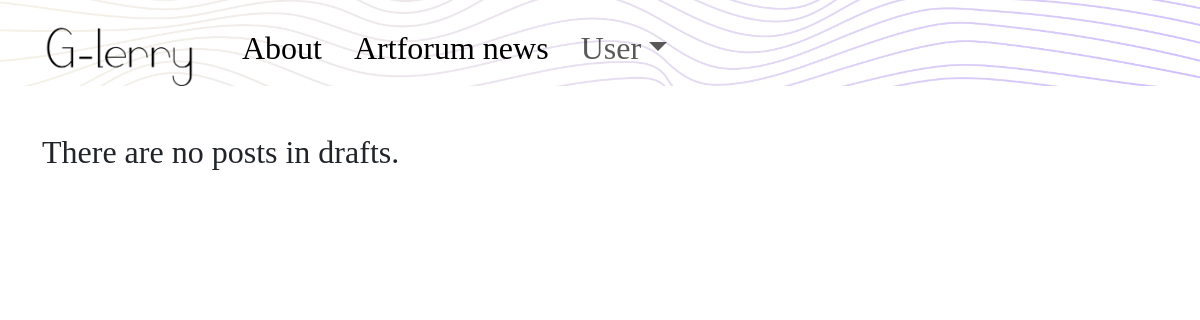
Before: /drafts/ (signed in) with the older database file.
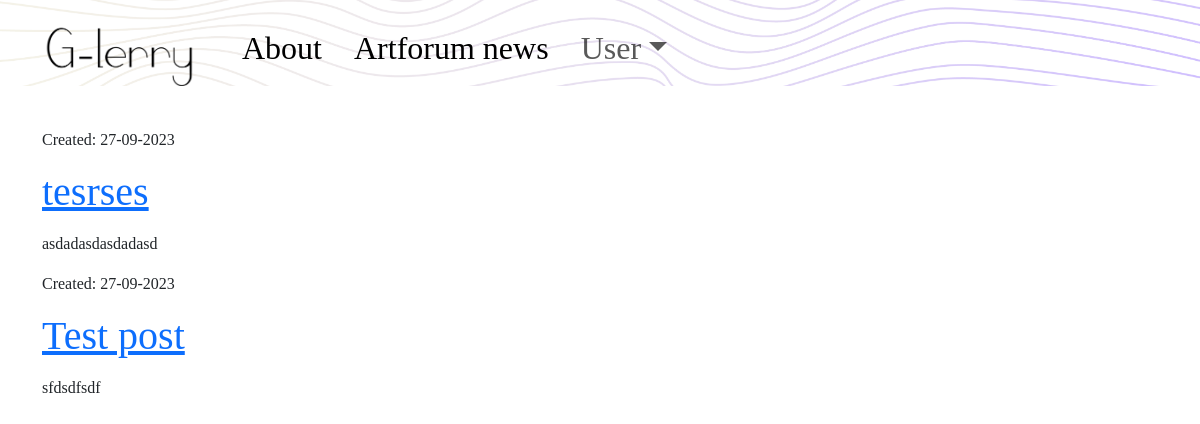
After: the same page with the newer database file.
### blog/models.py (models this page shows, shortened)
class Post(models.Model):
    author = models.ForeignKey('auth.User', on_delete=models.CASCADE)
    title = models.CharField(max_length=200)
    text = models.TextField()
    create_date = models.DateTimeField(default=timezone.now)
    published_date = models.DateTimeField(blank=True, null=True)
    """
        The primary key patches to self.pk, after i create post, and i hit publication,
        go to post detail of the primary key of post i just created

    """

### blog/views.py (the view)
# urls.py: path('drafts/', views.DraftListView.as_view(), name='post_draft_list'),
class DraftListView(LoginRequiredMixin, ListView):
    login_url = 'login/'
    redirect_field_name = 'blog/post_list.html'
    model = Post
    template_name = 'blog/post_draft_list.html'
    def get_queryset(self):
        return Post.objects.filter(published_date__isnull=True).order_by('-create_date')
    """
    Creates query to make sure those posts does not have any published date
    """
    def get(self, request, *args, **kwargs):
        queryset = self.get_queryset()
        print("Queryset count:", queryset.count())  # Print the count of the queryset
        return super().get(request, *args, **kwargs)
    """
    If we wanted to fetch data not using default value object_list,
    we can use code below to change that hwo we like
    """

### blog/templates/blog/post_draft_list.html
{% extends "blog/base.html" %}
{% block content %}
{% if object_list %}
{% for post in object_list %}
<div class="post">
    <p class="date">Created: {{ post.create_date|date:'d-m-Y' }}</p>
    <h1><a href="{% url 'post_detail' pk=post.pk %}">{{ post.title }}</a> </h1>
    <p>{{ post.text|truncatechars:200|safe }}</p>
</div>
{% endfor %}
{% else %}
    <p class="bigger-text">There are no posts in drafts.</p>
{% endif %}
{% endblock %}

Changed rows visible on the page:
added Post: create_date "27-09-2023", title "tesrses", text "asdadasdasdadasd"
added Post: create_date "27-09-2023", title "Test post", text "sfdsdfsdf"
Other visible differences:
text no longer shown: "There are no posts in drafts."
